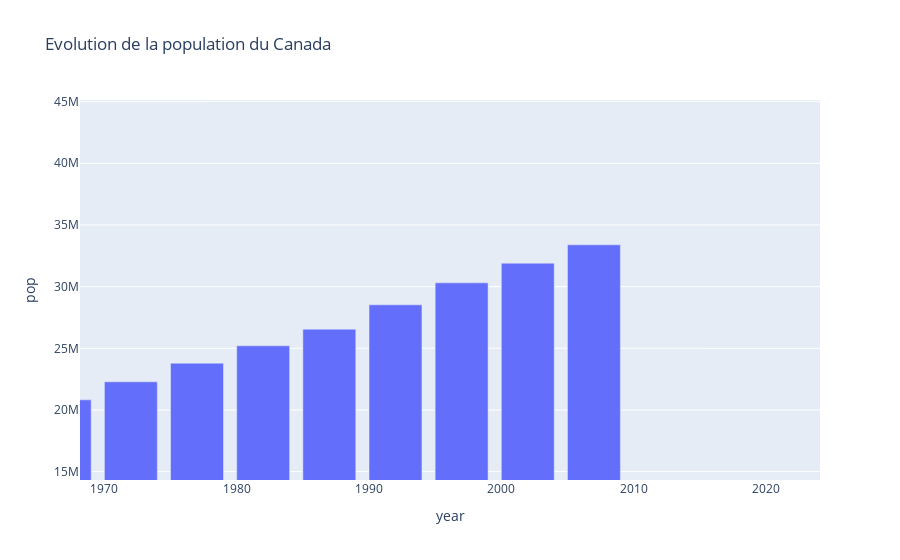

Here is the notebook cell this chart was saved with:
### Markdown cell above
### évolution de la population du canada (image interactive)

### Code cell
fig = px.bar(data_canada,x= 'year',y = 'pop', title = "Evolution de la population du Canada")
fig.show()

### Figure 1 — Plotly figure (JSON) as saved in the notebook; plotly's stock layout.template omitted (floating-point values rounded to 4 significant figures)
{"data": [{"alignmentgroup": "True", "hovertemplate": "year=%{x}<br>pop=%{y}<extra></extra>", "legendgroup": "", "marker": {"color": "#636efa", "pattern": {"shape": ""}}, "name": "", "offsetgroup": "", "orientation": "v", "showlegend": false, "textposition": "auto", "type": "bar", "x": [1952, 1957, 1962, 1967, 1972, 1977, 1982, 1987, 1992, 1997, 2002, 2007], "xaxis": "x", "y": [14785584, 17010154, 18985849, 20819767, 22284500, 23796400, 25201900, 26549700, 28523502, 30305843, 31902268, 33390141], "yaxis": "y"}], "layout": {"autosize": true, "barmode": "relative", "dragmode": "zoom", "legend": {"tracegroupgap": 0}, "title": {"text": "Evolution de la population du Canada"}, "xaxis": {"anchor": "y", "autorange": false, "domain": [0, 1], "range": [1968.0, 2024.0], "title": {"text": "year"}, "type": "linear"}, "yaxis": {"anchor": "x", "autorange": false, "domain": [0, 1], "range": [14320000.0, 45130000.0], "title": {"text": "pop"}, "type": "linear"}}}
